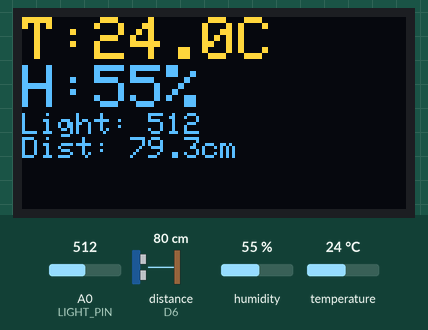
A sketch run on a simulated ESP8266 (NodeMCU). Shown: 128×64 one-colour display. Wiring (inferred from the names in the program): ultrasonic range finder: trigger D5; echo D6. Inputs (shaded band) come from the test bench; at power-on: distance to the obstacle (sensor on D6) 80 cm, humidity 55 %, A0 (LIGHT_PIN) = 512, temperature 24 °C. The echo pulse lasts 58.3 µs per cm; the OLED is the two-colour kind (top 16 rows yellow); WiFi joins after 1.5 s; servers stay silent unless stated; not simulated (calls return 0 or success): arduino_secrets.h; what the sketch prints to the serial monitor is not drawn.

Above: at 4.2 s.
4.3 s: distance to the obstacle (sensor on D6) set to 2 cm
At 8.2 s:
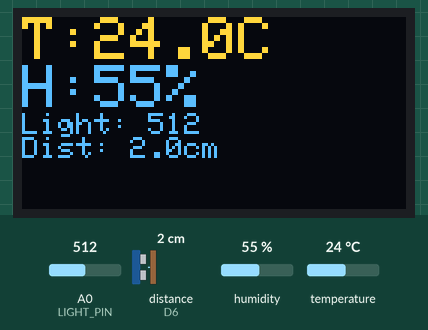
9.2 s: humidity set to 22 %
At 12.5 s:
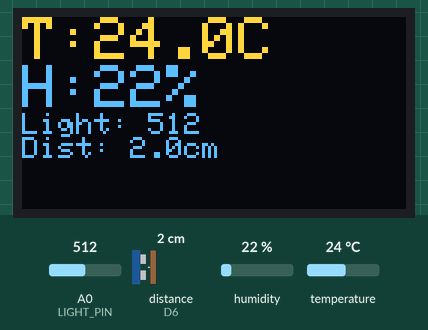
13.3 s: A0 (LIGHT_PIN) set to 716
At 16.8 s:
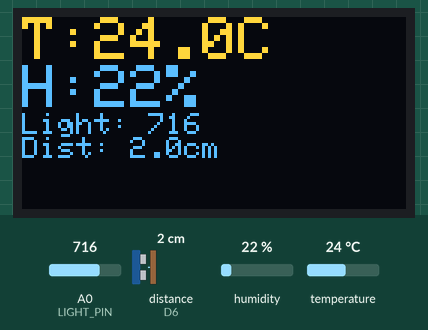
17.4 s: temperature set to 12 °C
At 21.2 s:
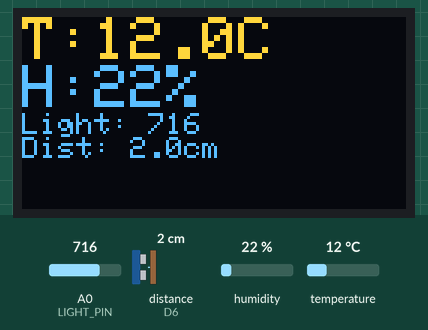
21.5 s: distance to the obstacle (sensor on D6) set to 4 cm
At 25.3 s:
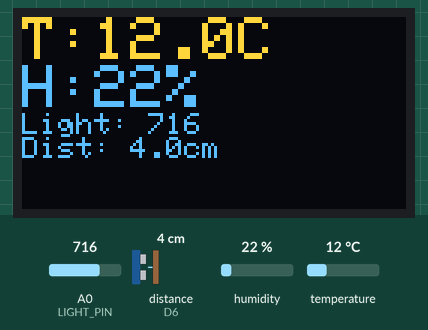
25.6 s: A0 (LIGHT_PIN) set to 992
At 28.7 s:
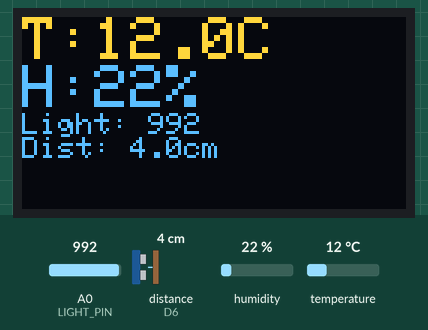
Timing chart, 0 to 30.2 s (numbered marks = the images above; inputs shaded):
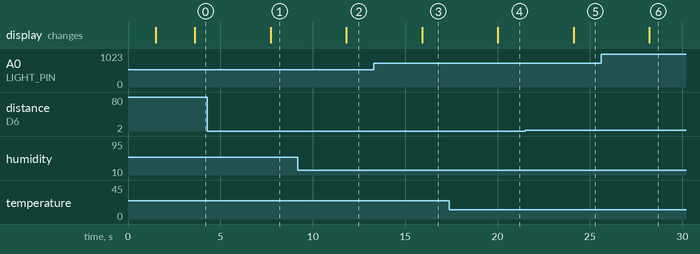

Measured:
- after the input at 4.3 s, the display: changes after 3.4 s (image 1)
- after the input at 9.2 s, the display: changes after 2.6 s (image 2)
- after the input at 13.3 s, the display: changes after 2.6 s (image 3)
- after the input at 17.4 s, the display: changes after 2.6 s (image 4)
- after the input at 21.5 s, the display: changes after 2.6 s (image 5)
- after the input at 25.6 s, the display: changes after 2.6 s (image 6)

The sketch:

Node2_Environment.ino
```cpp
/*
 * Node 2 - Environmental Sensor Node
 *
 * Overview:
 * This node is part of a customizable Pomodoro-style focus timer system.
 * It monitors the user's study environment by collecting data from
 * multiple sensors and transmits the data to Node 1 via ESP-NOW every 2 seconds.
 * Sensor readings are also displayed on the OLED display.
 * It also hosts a web dashboard and REST API endpoint via WiFi.
 *
 * Components:
 * - ESP8266 NodeMCU
 * - DHT11 Temperature and Humidity Sensor connected to D4
 * - HC-SR04 Ultrasonic Ranging Module connected to D5(TRIG), D6(ECHO)
 * - Photoresistor connected to A0 (with 10kΩ pull-down resistor)
 * - OLED Display (128x64, I2C, address 0x3C)
 *
 * Pin Connections:
 * - A0: Photoresistor
 * - D4: DHT11 Data
 * - D5: HC-SR04 TRIG
 * - D6: HC-SR04 ECHO
 *
 * Dependencies:
 * - ESP8266WiFi
 * - ESP8266WebServer
 * - espnow
 * - DHT
 * - Wire
 * - Adafruit_GFX
 * - Adafruit_SSD1306
 *
 * Communication:
 * - ESP-NOW: Transmits sensor data to Node 1 every 2 seconds
 * - WiFi: Hosts web dashboard at http://<IP>/ and JSON endpoint at http://<IP>/data
 */

#include <ESP8266WebServer.h>
#include "arduino_secrets.h"
#include <ESP8266WiFi.h>
#include <espnow.h>
#include <DHT.h>
#include <Wire.h>
#include <Adafruit_GFX.h>
#include <Adafruit_SSD1306.h>

ESP8266WebServer server(80);

#define DHTPIN D4
#define DHTTYPE DHT11
#define TRIG_PIN D5
#define ECHO_PIN D6
#define LIGHT_PIN A0
#define SCREEN_WIDTH 128
#define SCREEN_HEIGHT 64
#define OLED_RESET -1
Adafruit_SSD1306 display(SCREEN_WIDTH, SCREEN_HEIGHT, &Wire, OLED_RESET);

DHT dht(DHTPIN, DHTTYPE);

// MAC address of Node 1 (Central Hub) for ESP-NOW communication
uint8_t broadcastAddress[] = {0xC4, 0x5B, 0xBE, 0xF4, 0x2C, 0x67};

// Sensor data structure for ESP-NOW communication with Node 1
// Must match the SensorData structure defined in Node 1
typedef struct struct_message {
  float temp;
  float hum;
  int light;
  float distance;
  int nodeId;
} struct_message;

struct_message myData;

void setup() {
  Serial.begin(115200);

  // Initialize sensors
  dht.begin();
  pinMode(TRIG_PIN, OUTPUT);
  pinMode(ECHO_PIN, INPUT);

  WiFi.mode(WIFI_STA);
  WiFi.disconnect();

  if (esp_now_init() != 0) {
    Serial.println("ESP-NOW Init Error");
  return;
  }

  esp_now_set_self_role(ESP_NOW_ROLE_CONTROLLER);
  esp_now_add_peer(broadcastAddress, ESP_NOW_ROLE_SLAVE, 1, NULL, 0);
  Serial.println("Node 2 Started");

  // Connect to WiFi to enable web dashboard and REST API endpoint
  WiFi.begin(SECRET_SSID, SECRET_PASS);
  while (WiFi.status() != WL_CONNECTED) {
    delay(500);
    Serial.print(".");
  }
  Serial.print("IP: ");
  Serial.println(WiFi.localIP());

  server.on("/", []() {
    String html = "<html><body>";
    html += "<h1>Node 2 Dashboard</h1>";
    html += "<p>Temperature: " + String(myData.temp) + " C</p>";
    html += "<p>Humidity: " + String(myData.hum) + " %</p>";
    html += "<p>Light: " + String(myData.light) + "</p>";
    html += "<p>Distance: " + String(myData.distance) + " cm</p>";
    html += "</body></html>";
    server.send(200, "text/html", html);
  });

  server.on("/data", []() {
    String json = "{";
    json += "\"temp\":" + String(myData.temp) + ",";
    json += "\"hum\":" + String(myData.hum) + ",";
    json += "\"light\":" + String(myData.light) + ",";
    json += "\"distance\":" + String(myData.distance);
    json += "}";
    server.send(200, "application/json", json);
  });

  server.begin();
  // End of WiFi and web server setup

  if(!display.begin(SSD1306_SWITCHCAPVCC, 0x3C)) {
    Serial.println("OLED Error");
  }
  display.clearDisplay();
  display.setTextSize(1);
  display.setTextColor(SSD1306_WHITE);
  display.display();
}

void loop() {

  server.handleClient();
  myData.nodeId = 2;

  // 1. Read all sensor values
  myData.temp = dht.readTemperature();
  myData.hum = dht.readHumidity();
  myData.light = analogRead(LIGHT_PIN);

  // 2. Measure distance using ultrasonic sensor
  digitalWrite(TRIG_PIN, LOW);
  delayMicroseconds(2);
  digitalWrite(TRIG_PIN, HIGH);
  delayMicroseconds(10);
  digitalWrite(TRIG_PIN, LOW);
  long duration = pulseIn(ECHO_PIN, HIGH);
  myData.distance = duration * 0.034 / 2;

  // 3. Send sensor data to Node 1 via ESP-NOW
  esp_now_send(broadcastAddress, (uint8_t *) &myData, sizeof(myData));

  // 4. Output sensor values to serial monitor for debugging
  Serial.print("Temp: "); Serial.print(myData.temp);
  Serial.print(" Hum: "); Serial.print(myData.hum);
  Serial.print(" Light: "); Serial.print(myData.light);
  Serial.print(" Dist: "); Serial.println(myData.distance);

  // Sned data in every 2 seconds
  delay(2000);

  // Update OLED display with latest sensor readings
  display.clearDisplay();
  display.setCursor(0, 0);
  display.setTextSize(2);
  display.print("T:");
  display.print(myData.temp, 1);
  display.println("C");
  display.print("H:");
  display.print(myData.hum, 0);
  display.println("%");
  display.setTextSize(1);
  display.print("Light: ");
  display.println(myData.light);
  display.print("Dist: ");
  display.print(myData.distance, 1);
  display.println("cm");
  display.display();
}
```
